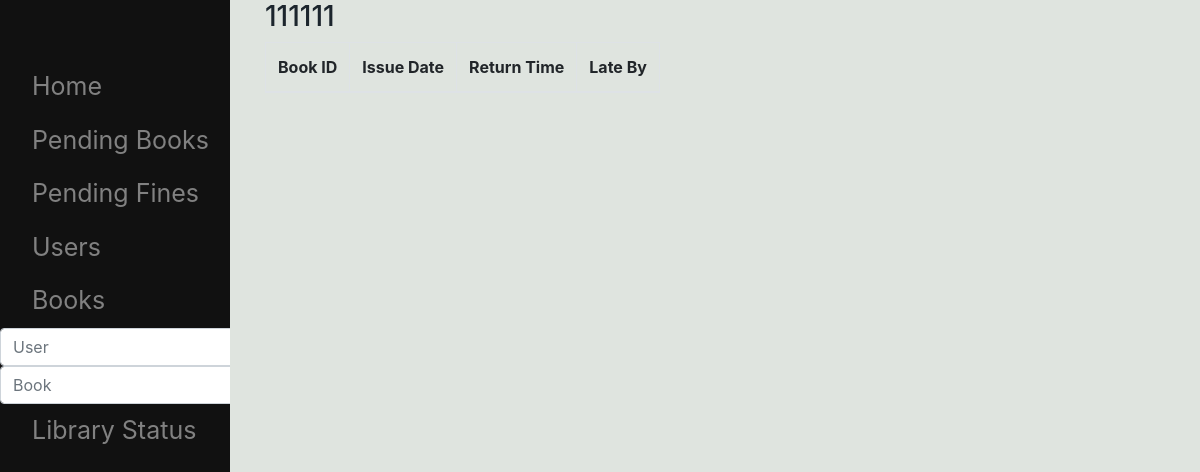
/payable/111111, run on an earlier commit of the app's database.
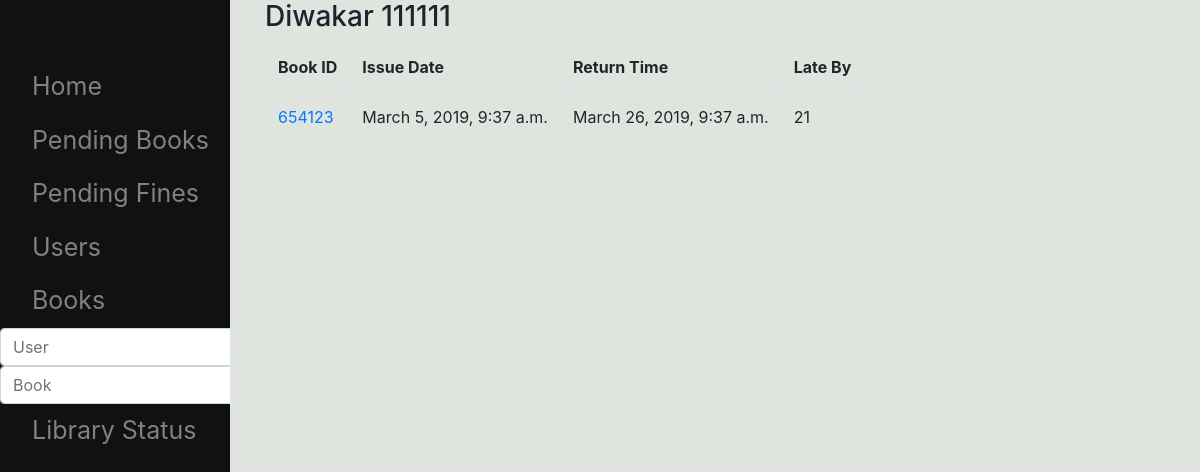
And on a later commit of the database.
### lm/models.py (models this page shows, shortened)
class Student(models.Model):
    name = models.CharField(max_length=30,default=' ',editable=True)
    roll = models.IntegerField(editable=True,primary_key=True)
    image_path = models.ImageField(default='../static/lm/anon.png',editable=True)
    email = models.EmailField(blank=True,editable=True)
    payable_amount = models.IntegerField(default=0,editable=True)
    is_student = models.BooleanField(default=True,editable=True)
    is_active = models.BooleanField(default=True,null=False,editable=True)
    exist = models.BooleanField(default=True)
    bookCount = models.IntegerField(default=0)

class Issue(models.Model):
    user = models.ForeignKey(Student,on_delete=models.CASCADE,null=True)
    book = models.ForeignKey(Book,on_delete=models.CASCADE,null=True,)
    day = models.ForeignKey(event_day,on_delete=models.CASCADE,null=True)
    issue_time = models.DateTimeField(auto_now_add=True,blank=True,editable=True)
    is_returned = models.BooleanField(default=False,editable=True)
    return_time = models.DateTimeField(auto_now_add=False,blank=True,editable=True,null=True)
    paid = models.BooleanField(default=False,editable=True)
    is_late = models.BooleanField(default=False,editable=True)
    mailSend = models.BooleanField(default=False)

class Book(models.Model):
    barcode = models.IntegerField(default=0,primary_key=True,editable=True,)
    classification_number = models.IntegerField(default=0,null=True,blank=True,editable=True)
    currently_issued = models.BooleanField(default=False,editable=True,null=False,blank=False)
    active = models.BooleanField(default=True,editable=True)

### lm/views.py (the view)
# urls.py: path('payable/<int:userid>', views.payable, name='payable'),
def payable(request,userid):
    student = Student.objects.get(pk=userid)
    all=[information(a,libSetting.daysLeft(a)) for a in student.issue_set.all() if a.is_returned and libSetting.daysLeft(a)>libSetting.getday(a.user.is_student) ]
    return HttpResponse(render(request,'lm/payable.html',context={'issuesday':all,'name':student.name,'roll':student.roll}))

### lm/libSetting.py (called while the page is built)
def getday(b):
    if b:
        return sett.maxDelayDayStudent
    else :
        return sett.maxDelayDayFaculty

def daysLeft(r):
    if r.is_returned:
        d = r.return_time.date() - r.issue_time.date()
        return d.days
    else:
        d = datetime.date.today() - r.issue_time.date()
        d = d.days
        return (sett.maxDelayDayStudent if r.user.is_student else sett.maxDelayDayFaculty) - d

### lm/templates/lm/payable.html (shortened to what this page needs)
{% extends 'lm/base.html' %}
{% block body %}
<h3>{{ name }} {{  roll }}</h3>
<table class="table table-bordered">
    <thead>
      <tr>
        <th>Book ID</th>
        <th>Issue Date</th>
        <th>Return Time</th>
        <th>Late By</th>
      </tr>
    </thead>
     <tbody id="myTable" >
{% for iss in issuesday %}
      <tr>
          <td><a href="{% url 'lm:book' iss.issue.book.pk %}" >{{iss.issue.book.barcode }}</a></td>
        <td>{{iss.issue.issue_time }}</td>
        <td>{{iss.issue.return_time }}</td>
        <td>{{iss.dayLeft }}</td>
      </tr>
{% endfor %}
     </tbody>
  </table>
{% endblock %}

What changed in the data, as far as the page shows it:
now on this page (row edited): Student: name "Diwakar"
added Issue: issue.book.barcode "654123", issue.issue_time "March 5, 2019, 9:37 a.m.", issue.return_time "March 26, 2019, 9:37 a.m."
Also different on the page:
new list line: "21"
